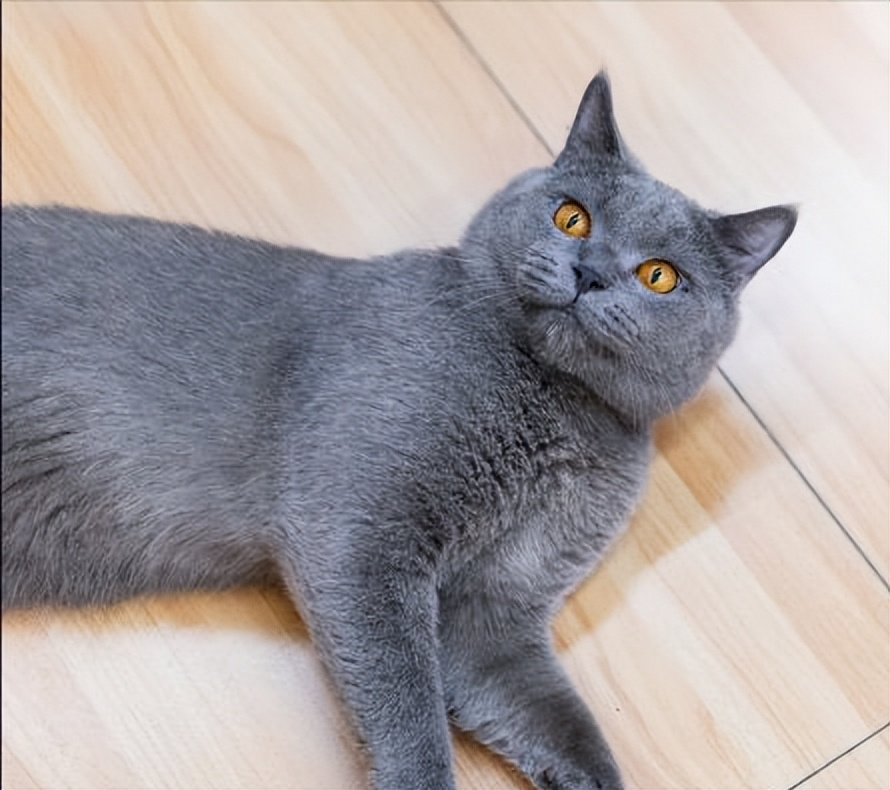
#> input picture DotArtKit/inputs/cat.jpg, 890 x 790 px
$ python -i pipeline.py   (imports and definitions only)
#> lines starting #> are read from the running program, lines starting #| are printed output that depends on the picture; after the words box and inside, x2 and y2 are one past the last pixel; in counts of white or black regions, pixels touching at a corner belong together
#> further down, picture is the input picture: shape (790, 890, 3); mean B, G, R 163.6, 163.2, 170.4
"""pipeline: 图片 → OpenCV 预处理 → 二值掩膜（GUI 的可测试核心）.

把"图像处理"环节从 tkinter 回调里拆出来做成纯函数管线, 便于单元
测试与参数调节:

    BGR 图 → 灰度 → 模糊去噪 → 阈值化(手动/OTSU/自适应)
           → 反色可选 → 形态学开闭 → 二值掩膜 (前景=True)

设计约定:
- 输入统一为 BGR np.ndarray (cv2 约定); 输出为 bool 掩膜;
- 所有参数打包在 PreprocessParams 中, GUI 滑块直接映射其字段;
- 阈值模式 "otsu" 时 threshold 字段被忽略。
"""

from __future__ import annotations

from dataclasses import dataclass
from typing import Optional

import cv2
import numpy as np

__all__ = ["PreprocessParams", "preprocess", "THRESH_MODES"]


THRESH_MODES = ("manual", "otsu", "adaptive")
_BLUR_KINDS = ("none", "gauss", "median")


@dataclass
class PreprocessParams:
    """预处理参数（GUI 可调项的单一事实来源）。"""

    invert: bool = False            # 反色: 亮线稿(白底黑线)必须开启
    threshold: int = 128            # manual 模式阈值
    thresh_mode: str = "otsu"       # manual / otsu / adaptive
    blur_kind: str = "gauss"        # none / gauss / median
    blur_ksize: int = 3             # 模糊核（奇数, ≥1）
    morph_open: int = 0             # 开运算核（0=关闭; 去小白噪）
    morph_close: int = 0            # 闭运算核（0=关闭; 补小缝）
    fill_holes: bool = False        # 孔洞填充: 线稿描边围合区域补实
    strip_border: int = 0           # 边框剥离带像素宽（0=关闭; 卡片边框）
    strip_title: float = 0.0        # 顶部标题栏剥离比例（0=关闭; 如 0.12）
    max_side: int = 1024            # 加载时最长边缩放（0=不缩）

    def validate(self) -> None:
        if self.thresh_mode not in THRESH_MODES:
            raise ValueError(f"未知阈值模式: {self.thresh_mode}")
        if self.blur_kind not in _BLUR_KINDS:
            raise ValueError(f"未知模糊方式: {self.blur_kind}")
        if not 0 <= self.threshold <= 255:
            raise ValueError("threshold 需在 [0,255]")
        if self.blur_ksize < 1:
            raise ValueError("blur_ksize 至少为 1")
        if self.morph_open < 0 or self.morph_close < 0:
            raise ValueError("形态学核不能为负")
        if self.strip_border < 0:
            raise ValueError("strip_border 不能为负")
        if not 0.0 <= self.strip_title < 0.5:
            raise ValueError("strip_title 需在 [0, 0.5)")
        if self.max_side < 0:
            raise ValueError("max_side 不能为负")


def _odd(k: int) -> int:
    """把核尺寸规范成 ≥1 的奇数。"""
    k = max(1, int(k))
    return k if k % 2 == 1 else k + 1


def preprocess(
    image_bgr: np.ndarray,
    params: Optional[PreprocessParams] = None,
) -> np.ndarray:
    """BGR 图 → 二值掩膜 (bool, 前景=True)。

    Args:
        image_bgr: BGR 图像。
        params: 预处理参数; None 用默认值。

    Returns:
        bool 掩膜, 与（缩放后）图像同尺寸。
    """
    p = params or PreprocessParams()
    p.validate()

    img = np.asarray(image_bgr)
    if img.ndim == 2:                     # 已是灰度
        gray = img
    elif img.ndim == 3 and img.shape[2] in (3, 4):
        if img.shape[2] == 4:             # 去 alpha
            img = cv2.cvtColor(img, cv2.COLOR_BGRA2BGR)
        gray = cv2.cvtColor(img, cv2.COLOR_BGR2GRAY)
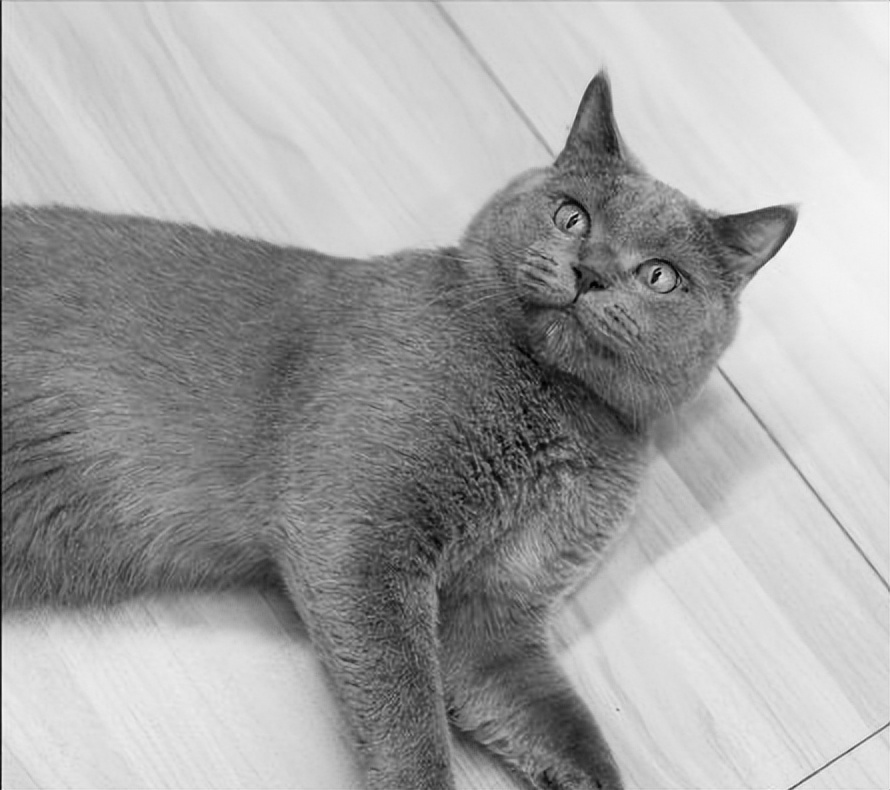
#> gray: shape (790, 890); min 0, max 250, mean 165.4
    else:
        raise ValueError(f"不支持的图像形状: {img.shape}")

    # 最长边缩放（性能保护, 大扫描图没必要 4000px 做分解）
    if p.max_side and max(gray.shape) > p.max_side:
        scale = p.max_side / max(gray.shape)
        gray = cv2.resize(
            gray, (int(gray.shape[1] * scale), int(gray.shape[0] * scale)),
            interpolation=cv2.INTER_AREA,
        )

    # 模糊去噪
    k = _odd(p.blur_ksize)
    if p.blur_kind == "gauss":
        gray = cv2.GaussianBlur(gray, (k, k), 0)
    elif p.blur_kind == "median":
        gray = cv2.medianBlur(gray, k)

    # 阈值化
    if p.thresh_mode == "otsu":
        _, binary = cv2.threshold(gray, 0, 255, cv2.THRESH_BINARY + cv2.THRESH_OTSU)
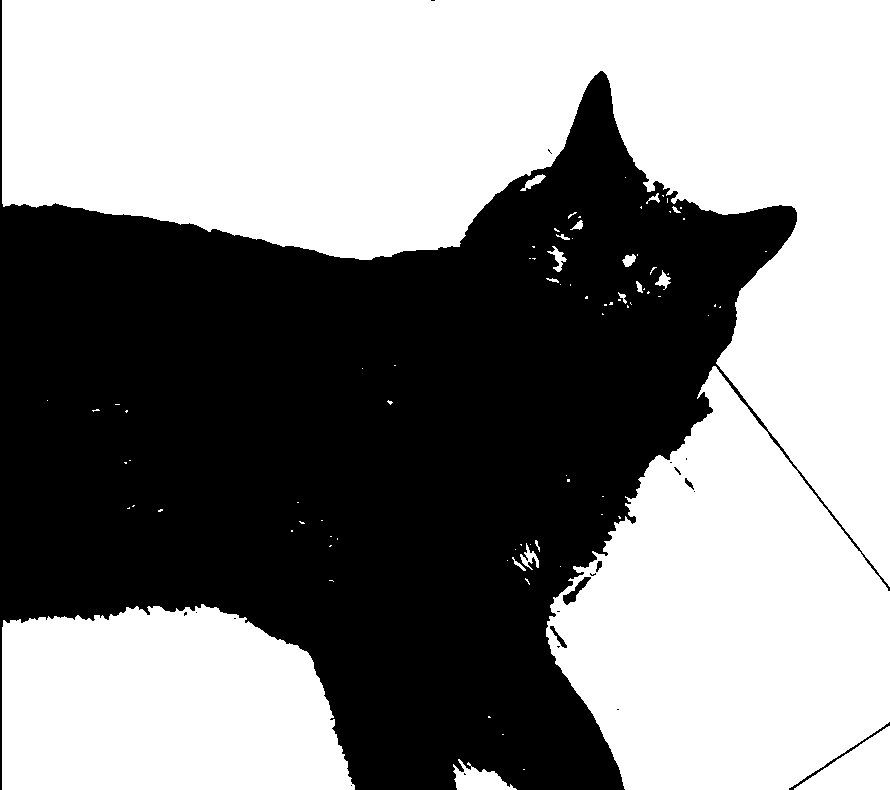
#> binary: shape (790, 890); 54.1% white; 21 black regions (15 under 20 px), largest, box (x1, y1, x2, y2) and area: (0, 0, 890, 790) 322083, (789, 722, 890, 790) 280, (563, 577, 591, 605) 244, (550, 626, 567, 648) 97, (685, 478, 694, 490) 42, (596, 561, 602, 572) 41
    elif p.thresh_mode == "adaptive":
        binary = cv2.adaptiveThreshold(
            gray, 255, cv2.ADAPTIVE_THRESH_GAUSSIAN_C,
            cv2.THRESH_BINARY, max(3, _odd(k)), 5,
        )
    else:
        _, binary = cv2.threshold(gray, p.threshold, 255, cv2.THRESH_BINARY)

    # 语义: 掩膜前景 = "要分解的部件"。白底黑线的线稿阈值化后线条是
    # 黑(0)、背景白(255) → 需要 invert 让线条成为前景。
    if p.invert:
        binary = cv2.bitwise_not(binary)

    # 形态学: 开(去白噪) → 闭(补小缝)
    if p.morph_open > 0:
        ko = cv2.getStructuringElement(
            cv2.MORPH_ELLIPSE, (_odd(p.morph_open),) * 2)
        binary = cv2.morphologyEx(binary, cv2.MORPH_OPEN, ko)
    if p.morph_close > 0:
        kc = cv2.getStructuringElement(
            cv2.MORPH_ELLIPSE, (_odd(p.morph_close),) * 2)
        binary = cv2.morphologyEx(binary, cv2.MORPH_CLOSE, kc)

    # 孔洞填充: 闭运算只能补 ≤核尺寸的小缝, 线稿描边围合的是几十像素
    # 的大洞。从四角 flood fill 把"外部背景"标成哨兵值, 其余背景像素
    # 即被围合的孔洞 → 并入前景。
    if p.fill_holes:
        ff = binary.astype(np.uint8) * 255
        h, w = ff.shape
        mask2 = np.zeros((h + 2, w + 2), np.uint8)
        for seed in ((0, 0), (w - 1, 0), (0, h - 1), (w - 1, h - 1)):
            if ff[seed[1], seed[0]] == 0:
                cv2.floodFill(ff, mask2, seed, 100)  # 哨兵: 外部背景
        binary = ff != 100

    # 边框剥离（真实纹样测试的经验教训: 主体常经卡片装饰边框与图边
    # 连通成单一连通域, 必须在掩膜阶段切断, 而非事后丢部件）
    if p.strip_border or p.strip_title:
        b = int(p.strip_border)
        if b:
            binary[:b, :] = False
            binary[-b:, :] = False
            binary[:, :b] = False
            binary[:, -b:] = False
        if p.strip_title > 0:
            binary[: int(binary.shape[0] * p.strip_title), :] = False

    return binary != 0

>>> import cv2
>>> picture = cv2.imread('../../../../DotArtKit/inputs/cat.jpg')
>>> result = preprocess(picture)
